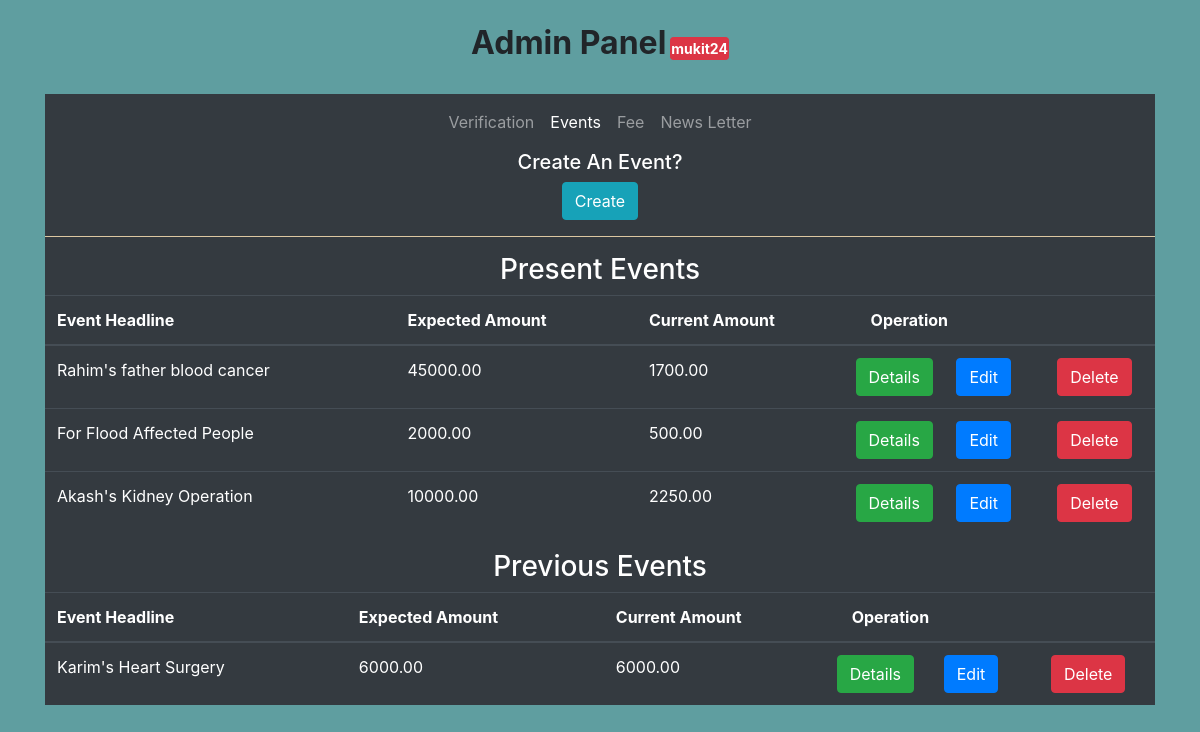
Screenshot of /my_admin/event_view/ (signed in) with the database file from the repository.
### event/models.py (models this page shows, shortened)
class Event(models.Model):
    discipline_list = ['Architecture','CSE','ECE','Math','URP','Physics','Chemistry','Stat','Pharmacy','BGE','FWT','FMRT','Agrotechnology','ES','SWE','BAD','HRM','DP','PM','DS','History','English','Bangla','IER','Sculpture','Econ','Sociology','MCJ','Law']
    Discipline_Choices = []
    for x in discipline_list:
        Discipline_Choices.append((x,x))
    headline = models.CharField(max_length=100)
    description = models.TextField()
    discipline = models.CharField(max_length=255,choices=Discipline_Choices,blank=True)
    visible_to = models.CharField(max_length=255,choices=Discipline_Choices,blank=True)
    target_amount = models.DecimalField(max_digits=15, decimal_places=2)
    present_amount = models.DecimalField(max_digits=15, decimal_places=2,default=0)
    is_present = models.BooleanField(default=True)

### my_admin/views.py (the view)
# urls.py: path('event_view/',admin_event_view,name='admin_event_view'),
def admin_event_view(request):
    query = get_object_or_404(My_Admin_Panel,admin=request.user)
    present_events = Event.objects.filter(Q(is_present=True) & Q(visible_to=''))
    previous_events = Event.objects.filter(Q(is_present=False) & Q(visible_to=''))
    dis_present = Event.objects.filter(Q(is_present=True) & Q(visible_to=request.user.alumni.discipline))
    dis_prev = Event.objects.filter(Q(is_present=False) & Q(visible_to=request.user.alumni.discipline))
    form = CreateEventForm(request.POST or None)
    if form.is_valid():
        form.save()
        return redirect('admin_event_view')
    context = {
        'events':present_events.union(dis_present),
        'past':previous_events.union(dis_prev),
        'form':form,
    }
    return render(request,"my_admin/my_admin_event_view.html",context)

### alumni_fee/context_processors.py (called while the page is built)
def add_variable_to_context(request):
    year_fee = Fee_Info.objects.get()
    current_news_letter = News_Letter.objects.all().order_by('-start_date').first()
    return {
        'yearFee': year_fee.yearly_fee,
        'current_news_letter':current_news_letter,
    }

### templates/my_admin/my_admin_event_view.html (shortened to what this page needs)
{% extends "my_admin/base.html" %}
{% load static %}
{% block content %}
<div class="bg-dark text-white">
    <h5 style="text-align: center;">Create An Event?</h5>
    <form action="" style="text-align: center;">
        <button type="button" class="btn btn-info" data-toggle="modal" data-target="#myModal">
            Create
          </button>
    </form>
    <hr style="background-color: wheat;">
    <h3 style="text-align: center;">Present Events</h3>
    <table class="table table-dark table-hover table-responsive-sm">
        <thead>
            <tr>
                <th>Event Headline</th>
                <th>Expected Amount</th>
                <th>Current Amount</th>
                <th>Operation</th>
            </tr>
        </thead>
        <tbody>
            {% for event in events %}
            <tr>
                <td>{{event.headline}}</td>
                <td>{{event.target_amount}}</td>
                <td>{{event.present_amount}}</td>
                <td>
                    <div class="row">
                        <div class="col m-0 p-0">
                            <form action="{% url 'admin_event_details' event.id %}">
                                <button type="submit" class="btn btn-success">Details</button>
                            </form>
                        </div>
                        <div class="col m-0 p-0">
                            <form action="{% url 'admin_event_edit' event.id %}">
                                <button type="submit" class="btn btn-primary"> Edit </button>
                            </form>
                        </div>
                        <div class="col m-0 p-0">
                            <form action="">
                                <button type="submit" class="btn btn-danger">Delete</button>
                            </form>
                        </div>
                    </div>
                </td>
            </tr>
            {% endfor %}
        </tbody>
    </table>
    <h3 style="text-align: center;">Previous Events</h3>
    <table class="table table-dark table-hover table-responsive-sm">
        <thead>
            <tr>
                <th>Event Headline</th>
                <th>Expected Amount</th>
                <th>Current Amount</th>
                <th>Operation</th>
            </tr>
        </thead>
        <tbody>
            {% for event in past %}
            <tr>
                <td>{{event.headline}}</td>
                <td>{{event.target_amount}}</td>
                <td>{{event.present_amount}}</td>
                <td>
                    <div class="row">
                        <div class="col m-0 p-0">
                            <form action="{% url 'admin_event_details' event.id %}">
                                <button type="submit" class="btn btn-success">Details</button>
                            </form>
                        </div>
                        <div class="col m-0 p-0">
                            <form action="{% url 'admin_event_edit' event.id %}">
                                <button type="submit" class="btn btn-primary"> Edit </button>
                            </form>
                        </div>
                        <div class="col m-0 p-0">
                            <form action="{% url 'admin_event_delete' event.id %}">
                                <button type="submit" class="btn btn-danger">Delete</button>
                            </form>
                        </div>
                    </div>
                </td>
            </tr>
            {% endfor %}
        </tbody>
    </table>
</div>
{% endblock %}

### templates/my_admin/base.html (shortened to what this page needs)
<!DOCTYPE html>
{% load static %}
<html lang="en">
<head>
    <link rel="stylesheet" href="https://maxcdn.bootstrapcdn.com/bootstrap/4.5.2/css/bootstrap.min.css">
    <link rel="stylesheet" href="{% static 'css/myadmin.css' %}">
</head>
<body>
    <div class="container my_admin">
        <h2 class="title1 p-4">Admin Panel<sub class="btn btn-danger btn-sm p-0 ml-1" style="font-weight: 700;">{{request.user}}</sub></h2>
        <nav class="navbar navbar-expand-lg navbar-dark bg-dark">
            <div class="collapse navbar-collapse" id="navbarSupportedContent">
                <ul class="navbar-nav m-auto">
                    {% with request.resolver_match.url_name as url_name %}
                    <li class="{% if url_name == 'my_admin_view' %}nav-item active{% endif %}">
                        <a class="nav-link" href="{% url 'my_admin_view' %}">Verification</a>
                    </li>
                    <li class="{% if url_name == 'admin_event_view' %}nav-item active{% endif %}">
                        <a class="nav-link" href="{% url 'admin_event_view' %}">Events</a>
                    </li>
                    <li class="{% if url_name == 'admin_fee_view' %}nav-item active{% endif %}">
                        <a class="nav-link" href="{% url 'admin_fee_view' %}">Fee</a>
                    </li>
                    <li class="{% if url_name == 'admin_news_view' %}nav-item active{% endif %}">
                        <a class="nav-link" href="{% url 'admin_news_view' %}">News Letter</a>
                    </li>
                    {% endwith %}
            </div>
        </nav>
        {% block content %}{% endblock %}
    </div>
</body>
</html>

### home/static/css/myadmin.css (style rules this page uses)
body { background-color: cadetblue; }
.my_admin .title1 { text-align: center; font-weight: 700; }

### rows the page displays
Event: headline "Rahim's father blood cancer", target_amount "45000.00", present_amount "1700.00"
Event: headline "For Flood Affected People", target_amount "2000.00", present_amount "500.00"
Event: headline "Akash's Kidney Operation", target_amount "10000.00", present_amount "2250.00"
Event: headline "Karim's Heart Surgery", target_amount "6000.00", present_amount "6000.00"

### other values shown
{{ request.user }} "mukit24"
